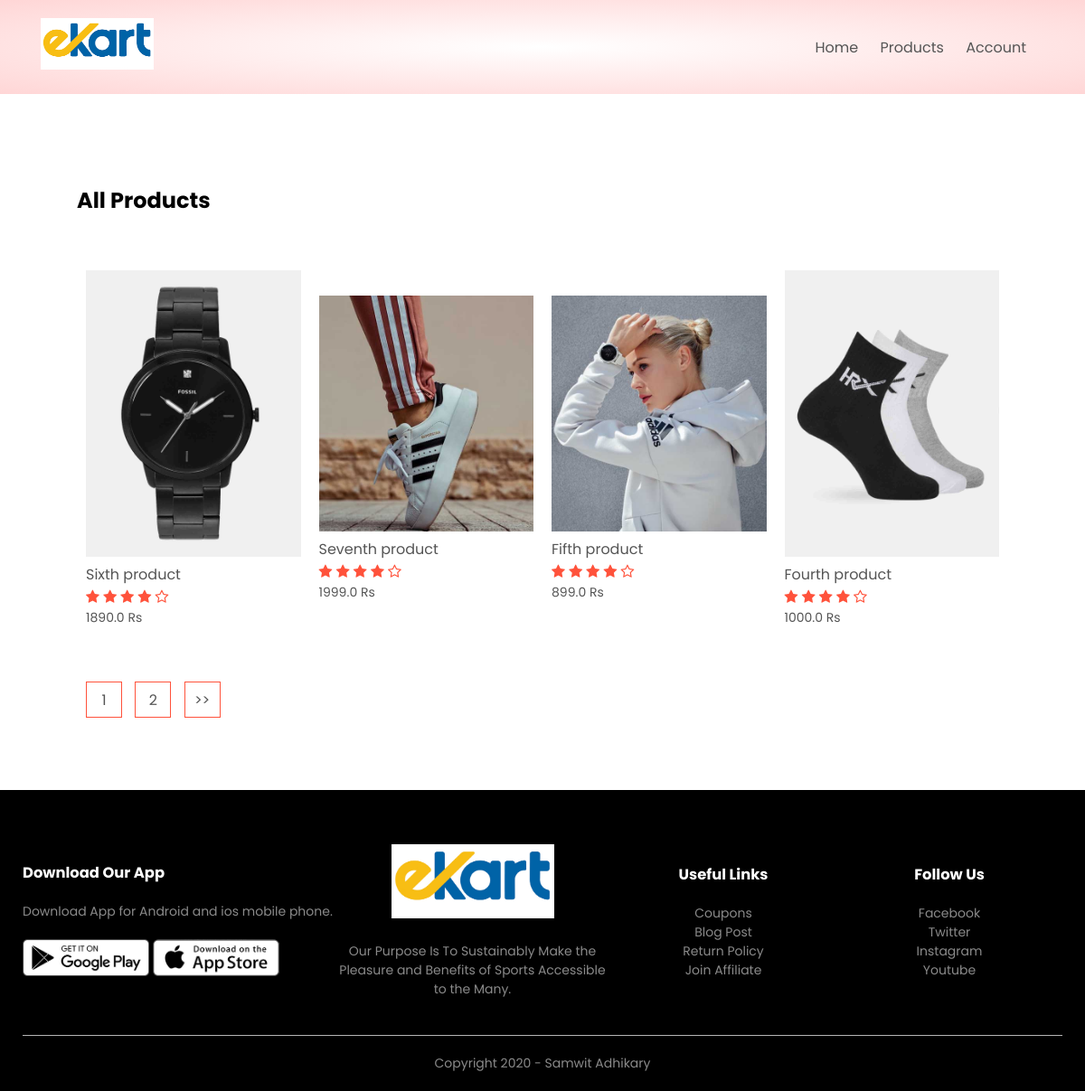
Page /product_list/ on the committed database.
### products/models.py (models this page shows, shortened)
class product(models.Model):
    LIVE=1
    DELETE=0
    DELETE_CHOICES=((LIVE,'Live'),(DELETE,'Delete'))
    title=models.CharField(max_length=200)
    price=models.FloatField()
    description=models.TextField()
    image=models.ImageField(upload_to='media/')
    priority=models.IntegerField(default=0)
    delete_status=models.IntegerField(choices=DELETE_CHOICES,default=LIVE)
    created_at=models.DateTimeField(auto_now_add=True)
    updated_at=models.DateTimeField(auto_now=True)

### products/views.py (the view)
# urls.py: path('product_list/', views.list_products, name='list_product'),
def list_products(request):
    page=1
    if request.GET:
        page=request.GET.get('page',1)
    product_list=product.objects.order_by('-priority')
    product_paginator = Paginator(product_list,4)
    product_list=product_paginator.get_page(page)
    context={'products':product_list}
    return render(request, 'products.html',context)

### products/templatetags/chunks.py (called while the page is built)
@register.filter(name='chunks')
def chunks(list_data,chunk_size):
    chunk=[]
    i=0
    for data in list_data:
        chunk.append(data)
        i=i+1
        if i==chunk_size:
            yield chunk
            i=0
            chunk=[]
    if chunk:
         yield chunk

### templates/products.html
{% extends 'blank_layout.html' %}
{% block content%}
{%include 'products_list.html' %}
{% endblock content %}

### templates/blank_layout.html (shortened to what this page needs)
{% load static %}
<!DOCTYPE html>
<html lang="en">
<head>
    <link rel="stylesheet" href="{%static 'css/style.css'%}">
    <link rel="stylesheet" href="https://stackpath.bootstrapcdn.com/font-awesome/4.7.0/css/font-awesome.min.css">
</head>
<body>
    <div class="header">
        <div class="container">
            {% include 'menu.html' %}
        </div>
    </div>
    {% block content%}
    {% endblock content %}
    <div class="footer">
        <div class="container">
            <div class="row">
                <div class="footer-col-1">
                    <h3>Download Our App</h3>
                    <p>Download App for Android and ios mobile phone.</p>
                    <div class="app-logo">
                        <img src="{%static 'images/play-store.png' %}">
                        <img src="{%static 'images/app-store.png' %}">
                    </div>
                </div>
                <div class="footer-col-2">
                    <img src="{%static 'images/logomain.png' %}">
                    <p>Our Purpose Is To Sustainably Make the Pleasure and Benefits of Sports Accessible to the Many.
                    </p>
                </div>
                <div class="footer-col-3">
                    <h3>Useful Links</h3>
                    <ul>
                        <li>Coupons</li>
                        <li>Blog Post</li>
                        <li>Return Policy</li>
                        <li>Join Affiliate</li>
                    </ul>
                </div>
                <div class="footer-col-4">
                    <h3>Follow Us</h3>
                    <ul>
                        <li>Facebook</li>
                        <li>Twitter</li>
                        <li>Instagram</li>
                        <li>Youtube</li>
                    </ul>
                </div>
            </div>
            <hr>
            <p class="copyright">Copyright 2020 - Samwit Adhikary</p>
        </div>
    </div>
</body>
</html>

### templates/menu.html (shortened to what this page needs)
{% load static %}
<div class="navbar">
    <div class="logo">
        <a href="index.html"><img src="{%static 'images/logomain.png' %}" alt="logo" width="125px"></a>
    </div>
    <nav>
        <ul id="MenuItems">
            <li><a href="{%url 'home' %}">Home</a></li>
            <li><a href="{%url 'list_product' %}">Products</a></li>
            {% if not user.is_autherticated %}
            <li><a href="{%url 'account' %}">Account</a></li>
            {% endif %}
</div>

### templates/products_list.html (shortened to what this page needs)
{% load static %}
{% load chunks %}
<div class="small-container">
    <div class="row row-2">
        <h2>All Products</h2>
    </div>
    {% for product_chunks in products|chunks:4 %}
    <div class="row">
        {% for product in product_chunks %}
        <div class="col-4">
            <a href= "{%url 'detail_product' product.id %}"><img src="{{product.image.url}}"></a>
            <h4>{{ product.title }}</h4>
            <div class="rating">
                <i class="fa fa-star"></i>
                <i class="fa fa-star"></i>
                <i class="fa fa-star"></i>
                <i class="fa fa-star"></i>
                <i class="fa fa-star-o"></i>
            </div>
            <p>{{product.price}} Rs</p>
        </div>
        {% endfor %}
    </div>
    {% endfor %}
    <div class="page-btn">
        {% for i in products.paginator.page_range %}
        <a href="?page={{i}}"><span>{{i}}</span></a>
        {% endfor %}
        {% if products.has_next %}
        <a href="?page={{products.next_page_number}}"><span>>></span></a>
        {% endif %}
    </div>
</div>

### static/css/style.css (style rules this page uses)
* { margin: 0; padding: 0; box-sizing: border-box; }
body { font-family: 'Poppins', sans-serif; }
.navbar { display: flex; align-items: center; padding: 20px; }
nav { flex: 1; text-align: right; }
nav ul { display: inline-block; list-style-type: none; }
nav ul li { display: inline-block; margin-right: 20px; }
a { text-decoration: none; color: #555; }
p { color: #555; }
.container { max-width: 1300px; margin: auto; padding-left: 25px; padding-right: 25px; }
.row { display: flex; align-items: center; flex-wrap: wrap; justify-content: space-around; }
.header { background: radial-gradient(#fff,#ffd6d6); }
.small-container { max-width: 1080px; margin: auto; padding-left: 25px; padding-right: 25px; }
.col-4 { flex-basis: 25%; padding: 10px; min-width: 200px; margin-bottom: 50px; transition: transform 0.5s; }
.col-4 img { width: 100%; }
h4 { color: #555; font-weight: normal; }
.col-4 p { font-size: 14px; }
.rating .fa { color: #ff523b; }
.footer { background: black; color: #8a8a8a; font-size: 14px; padding: 60px 0 20px; }
.footer p { color: #8a8a8a; }
.footer h3 { color: #fff; margin-bottom: 20px; }
.footer-col-1, .footer-col-2, .footer-col-3, .footer-col-4 { min-width: 250px; margin-bottom: 20px; }
.footer-col-1 { flex-basis: 30%; }
.footer-col-2 { flex: 1; text-align: center; }
.footer-col-2 img { width: 180px; margin-bottom: 20px; }
.footer-col-3, .footer-col-4 { flex-basis: 12%; text-align: center; }
ul { list-style-type: none; }
.app-logo { margin-top: 20px; }
.app-logo img { width: 140px; }
.footer hr { border: none; background: #b5b5b5; height: 1px; margin: 20px 0; }
.copyright { text-align: center; }
.row-2 { justify-content: space-between; margin: 100px auto 50px; }
.page-btn { margin: 0 auto 80px; }
.page-btn span { display: inline-block; border: 1px solid #ff523b; margin-left: 10px; width: 40px; height: 40px; text-align: center; line-height: 40px; cursor: pointer; }

### rows in the picture
product: image (picture), title "Sixth product", price "1890.0"
product: image (picture), title "Seventh product", price "1999.0"
product: image (picture), title "Fifth product", price "899.0"
product: image (picture), title "Fourth product", price "1000.0"

### other values in the picture
{{ i }} "1" "2"
